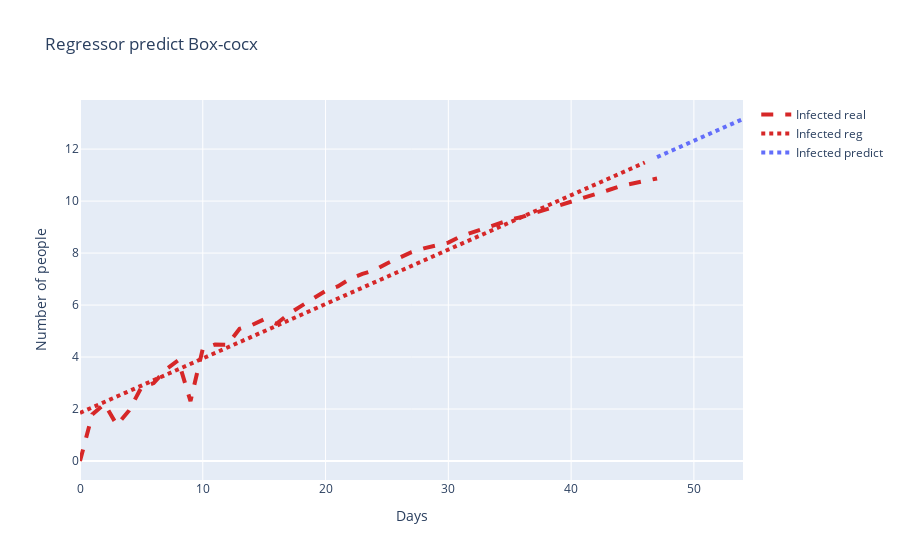
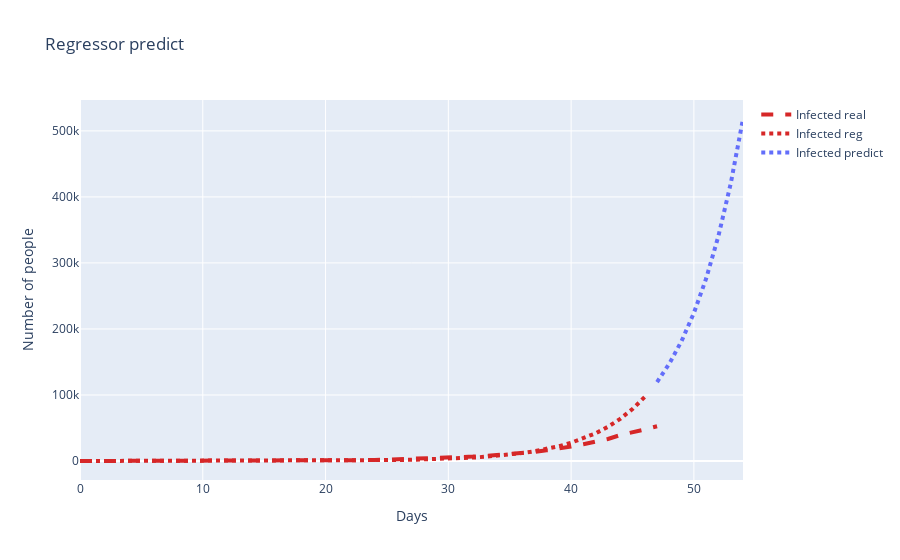

The notebook cell these images were saved under, in order:
### Markdown cell above
## Log Infected

### Code cell
y_boxcox, lmbda = boxcox(temp["Active"].values)
x = [[i] for i, d in enumerate(temp["Date"].dt.weekday)]
y = temp["Active"]
predict_log = gauss_marcov_hip(x[:48], np.log(y)[:48], "Infected", 0)

### Figure 1 — Plotly figure (JSON) as saved in the notebook; plotly's stock layout.template omitted (floating-point values rounded to 4 significant figures)
{"data": [{"line": {"color": "#D62728", "dash": "dash", "width": 4}, "mode": "lines", "name": "Infected real", "type": "scatter", "x": [0, 1, 2, 3, 4, 5, 6, 7, 8, 9, 10, 11, 12, 13, 14, 15, 16, 17, 18, 19, 20, 21, 22, 23, 24, 25, 26, 27, 28, 29, 30, 31, 32, 33, 34, 35, 36, 37, 38, 39, 40, 41, 42, 43, 44, 45, 46, 47, 48, 49, 50, 51, 52, 53, 54], "y": [0, 1.792, 2.197, 1.386, 1.946, 2.833, 2.996, 3.526, 3.871, 2.303, 4.317, 4.477, 4.466, 5.088, 5.231, 5.451, 5.278, 5.656, 5.958, 6.246, 6.544, 6.715, 7.012, 7.196, 7.343, 7.601, 7.796, 8.032, 8.179, 8.286, 8.402, 8.643, 8.802, 8.951, 9.107, 9.276, 9.391, 9.533, 9.69, 9.821, 9.992, 10.14, 10.28, 10.42, 10.58, 10.67, 10.78, 10.87]}, {"line": {"color": "#D62728", "dash": "dot", "width": 4}, "mode": "lines", "name": "Infected reg", "type": "scatter", "x": [0, 1, 2, 3, 4, 5, 6, 7, 8, 9, 10, 11, 12, 13, 14, 15, 16, 17, 18, 19, 20, 21, 22, 23, 24, 25, 26, 27, 28, 29, 30, 31, 32, 33, 34, 35, 36, 37, 38, 39, 40, 41, 42, 43, 44, 45, 46], "y": [1.852, 2.061, 2.271, 2.48, 2.689, 2.899, 3.108, 3.317, 3.527, 3.736, 3.946, 4.155, 4.364, 4.574, 4.783, 4.992, 5.202, 5.411, 5.62, 5.83, 6.039, 6.249, 6.458, 6.667, 6.877, 7.086, 7.295, 7.505, 7.714, 7.924, 8.133, 8.342, 8.552, 8.761, 8.97, 9.18, 9.389, 9.598, 9.808, 10.02, 10.23, 10.44, 10.65, 10.85, 11.06, 11.27, 11.48]}, {"line": {"color": "#636EFA", "dash": "dot", "width": 4}, "mode": "lines", "name": "Infected predict", "type": "scatter", "x": [47, 48, 49, 50, 51, 52, 53, 54], "y": [11.69, 11.9, 12.11, 12.32, 12.53, 12.74, 12.95, 13.16]}], "layout": {"title": {"text": "Regressor predict Box-cocx"}, "xaxis": {"title": {"text": "Days"}}, "yaxis": {"title": {"text": "Number of people"}}}}

### Figure 2 — Plotly figure (JSON) as saved in the notebook; plotly's stock layout.template omitted (floating-point values rounded to 4 significant figures)
{"data": [{"line": {"color": "#D62728", "dash": "dash", "width": 4}, "mode": "lines", "name": "Infected real", "type": "scatter", "x": [0, 1, 2, 3, 4, 5, 6, 7, 8, 9, 10, 11, 12, 13, 14, 15, 16, 17, 18, 19, 20, 21, 22, 23, 24, 25, 26, 27, 28, 29, 30, 31, 32, 33, 34, 35, 36, 37, 38, 39, 40, 41, 42, 43, 44, 45, 46, 47, 48, 49, 50, 51, 52, 53, 54], "y": [1, 6, 9.0, 4, 7.0, 17, 20.0, 34.0, 48.0, 10.0, 75.0, 88.0, 87, 162.0, 187.0, 233.0, 196.0, 286.0, 387.0, 516, 695.0, 825.0, 1110, 1334.0, 1545.0, 2001, 2431.0, 3078.0, 3565.0, 3969.0, 4457.0, 5671.0, 6647.0, 7716.0, 9014.0, 10680.0, 11980.0, 13800.0, 16151, 18420.0, 21840.0, 25340.0, 29040.0, 33400.0, 39220.0, 43058, 47850.0, 52570.0]}, {"line": {"color": "#D62728", "dash": "dot", "width": 4}, "mode": "lines", "name": "Infected reg", "type": "scatter", "x": [0, 1, 2, 3, 4, 5, 6, 7, 8, 9, 10, 11, 12, 13, 14, 15, 16, 17, 18, 19, 20, 21, 22, 23, 24, 25, 26, 27, 28, 29, 30, 31, 32, 33, 34, 35, 36, 37, 38, 39, 40, 41, 42, 43, 44, 45, 46], "y": [6.372, 7.856, 9.685, 11.94, 14.72, 18.15, 22.38, 27.59, 34.02, 41.94, 51.71, 63.75, 78.59, 96.9, 119.5, 147.3, 181.6, 223.9, 276.0, 340.3, 419.6, 517.3, 637.8, 786.3, 969.4, 1195.0, 1474.0, 1817.0, 2240.0, 2762.0, 3405.0, 4198.0, 5175.0, 6381.0, 7867.0, 9699.0, 11960.0, 14740.0, 18180.0, 22410.0, 27630.0, 34060.0, 42000.0, 51780.0, 63840.0, 78700.0, 97030.0]}, {"line": {"color": "#636EFA", "dash": "dot", "width": 4}, "mode": "lines", "name": "Infected predict", "type": "scatter", "x": [47, 48, 49, 50, 51, 52, 53, 54], "y": [119600.0, 147500.0, 181800.0, 224200.0, 276400.0, 340800.0, 420200.0, 518000.0]}], "layout": {"title": {"text": "Regressor predict"}, "xaxis": {"title": {"text": "Days"}}, "yaxis": {"title": {"text": "Number of people"}}}}
